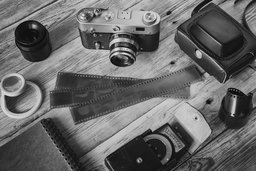
#> input picture images/table.jpg, 256 x 171 px, shrunk from 1300 x 867 before the run
$ jupyter execute intensity-slicing-1.ipynb
#> lines starting #> are read from the running program, lines starting #| are printed output that depends on the picture; after the words box and inside, x2 and y2 are one past the last pixel; in counts of white or black regions, pixels touching at a corner belong together
[cell 1]
import cv2
import numpy as np
import matplotlib.pyplot as plt
import warnings
warnings.filterwarnings('ignore')

[cell 2]
image = cv2.imread('../images/table.jpg')
#> image is the input picture: shape (171, 256, 3); min 0, max 235, mean 103.4

[cell 3]
plt.imshow(image);

[cell 4]
def intensity_slicing_1(a, b, scaled, pixel_value):
    if 0 <= pixel_value and pixel_value < a:
        return 0
    elif a <= pixel_value <= b:
        return scaled
    else:
        return 0

[cell 5]
a = 100
b = 230
scale = 255

intensity_slicing_img = np.vectorize(intensity_slicing_1)(a, b, scale, image)
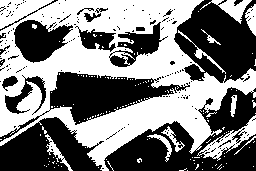
#> intensity_slicing_img: shape (171, 256, 3) int64; 49.6% white; 138 white regions (126 under 20 px), largest, box (x1, y1, x2, y2) and area: (0, 0, 256, 171) 19162, (197, 115, 256, 161) 711, (200, 0, 252, 24) 426
plt.imshow(intensity_slicing_img);

[cell 6]
cv2.imwrite('intensity_sliced_rectangular_1_2.jpg', intensity_slicing_img)
#> Out = True


$ run again, with images/5.3.01.jpg copied over images/table.jpg
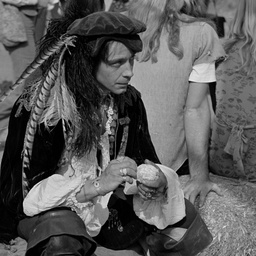
#> input picture images/5.3.01.jpg, 256 x 256 px, shrunk from 1024 x 1024 before the run
#> image is the input picture: shape (256, 256, 3); min 0, max 237, mean 89.1
#> `intensity_slicing_img = np.vectorize(intensity_slicing_1)(a, b, scale,..`:
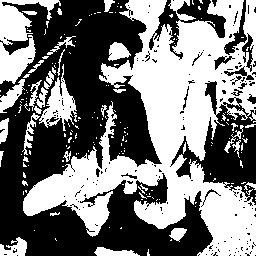
#> intensity_slicing_img: shape (256, 256, 3) int64; 47.8% white; 180 white regions (147 under 20 px), largest, box (x1, y1, x2, y2) and area: (23, 0, 256, 256) 24630, (0, 0, 61, 84) 2199, (39, 64, 77, 131) 956
#> Out = True

$ run again, with images/board.jpg copied over images/table.jpg
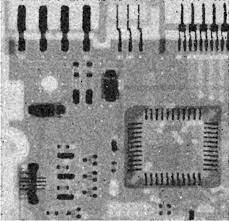
#> input picture images/board.jpg, 229 x 221 px
#> image is the input picture: shape (221, 229, 3); min 0, max 255, mean 143.4
#> `intensity_slicing_img = np.vectorize(intensity_slicing_1)(a, b, scale,..`:
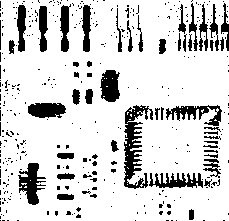
#> intensity_slicing_img: shape (221, 229, 3) int64; 83.3% white; 398 black regions (348 under 20 px), largest, box (x1, y1, x2, y2) and area: (124, 105, 153, 189) 1056, (18, 163, 46, 205) 590, (166, 105, 222, 126) 513
#> Out = True
